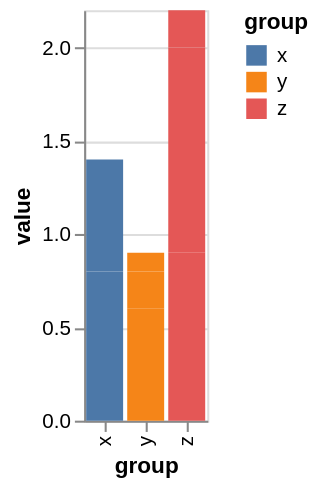

The specification (Vega-Lite) saved for this image:
### Vega specification from a JSON file in a GitHub repository (floating-point values rounded to 4 significant figures)
{"$schema": "https://vega.github.io/schema/vega/v5.json", "description": "xOffset without x will be replaced as x", "background": "white", "padding": 5, "height": 200, "style": "cell", "data": [{"name": "source_0", "values": [{"category": "A", "group": "x", "value": 0.1}, {"category": "A", "group": "y", "value": 0.6}, {"category": "A", "group": "z", "value": 0.9}, {"category": "B", "group": "x", "value": 0.7}, {"category": "B", "group": "y", "value": 0.2}, {"category": "B", "group": "z", "value": 1.1}, {"category": "C", "group": "x", "value": 0.6}, {"category": "C", "group": "y", "value": 0.1}, {"category": "C", "group": "z", "value": 0.2}]}, {"name": "data_0", "source": "source_0", "transform": [{"type": "stack", "groupby": ["group"], "field": "value", "sort": {"field": [], "order": []}, "as": ["value_start", "value_end"], "offset": "zero"}, {"type": "filter", "expr": "isValid(datum[\"value\"]) && isFinite(+datum[\"value\"])"}]}], "signals": [{"name": "x_step", "value": 20}, {"name": "width", "update": "bandspace(domain('x').length, 0.1, 0.05) * x_step"}], "marks": [{"name": "marks", "type": "rect", "style": ["bar"], "from": {"data": "data_0"}, "encode": {"update": {"fill": {"scale": "color", "field": "group"}, "ariaRoleDescription": {"value": "bar"}, "description": {"signal": "\"value: \" + (format(datum[\"value\"], \"\")) + \"; group: \" + (isValid(datum[\"group\"]) ? datum[\"group\"] : \"\"+datum[\"group\"])"}, "x": {"scale": "x", "field": "group"}, "width": {"scale": "x", "band": 1}, "y": {"scale": "y", "field": "value_end"}, "y2": {"scale": "y", "field": "value_start"}}}}], "scales": [{"name": "x", "type": "band", "domain": {"data": "data_0", "field": "group", "sort": true}, "range": {"step": {"signal": "x_step"}}, "paddingInner": 0.1, "paddingOuter": 0.05}, {"name": "y", "type": "linear", "domain": {"data": "data_0", "fields": ["value_start", "value_end"]}, "range": [{"signal": "height"}, 0], "nice": true, "zero": true}, {"name": "color", "type": "ordinal", "domain": {"data": "data_0", "field": "group", "sort": true}, "range": "category"}], "axes": [{"scale": "y", "orient": "left", "gridScale": "x", "grid": true, "tickCount": {"signal": "ceil(height/40)"}, "domain": false, "labels": false, "aria": false, "maxExtent": 0, "minExtent": 0, "ticks": false, "zindex": 0}, {"scale": "x", "orient": "bottom", "grid": false, "title": "group", "labelAlign": "right", "labelAngle": 270, "labelBaseline": "middle", "zindex": 0}, {"scale": "y", "orient": "left", "grid": false, "title": "value", "labelOverlap": true, "tickCount": {"signal": "ceil(height/40)"}, "zindex": 0}], "legends": [{"fill": "color", "symbolType": "square", "title": "group"}], "config": {"normalizedNumberFormat": ".2%"}}
